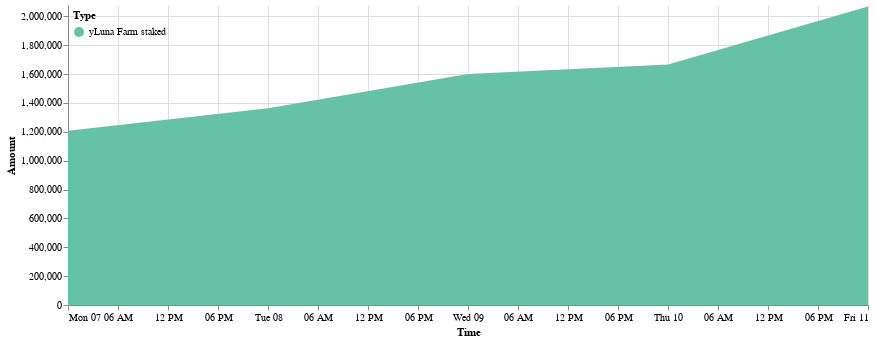

The notebook cell this image was saved under:
### Code cell
cp.get_yluna_time_area_chart(dp.daily_delta_stk_farm, 
               alt.Scale(scheme='set2'),
               min_date = dp.daily_delta_stk_farm.Time.min(),
               max_date = dp.daily_delta_stk_farm.Time.max(),
               top_padding = 10000
        ).properties(width=800).configure_view(strokeOpacity=0)

### Figure 1 — Vega-Lite specification as saved in the notebook (floating-point values rounded to 4 significant figures)
{"config": {"view": {"continuousWidth": 400, "continuousHeight": 300, "strokeOpacity": 0}}, "data": {"name": "data-2faeed5ec43a1bc0163c80aa2dcd2802"}, "mark": "area", "encoding": {"color": {"field": "Type", "legend": {"direction": "vertical", "legendY": 0, "orient": "none", "padding": 5}, "scale": {"scheme": "set2"}, "type": "nominal"}, "tooltip": [{"field": "Time", "format": "%Y-%m-%d", "type": "temporal"}, {"field": "Type", "type": "nominal"}, {"field": "Amount (millions)", "type": "nominal"}], "x": {"field": "Time", "scale": {"domain": ["2022-03-07", "2022-03-11"]}, "type": "temporal"}, "y": {"field": "Amount", "scale": {"domain": [0, 2079000.0]}, "type": "quantitative"}}, "width": 800, "$schema": "https://vega.github.io/schema/vega-lite/v4.17.0.json", "datasets": {"data-2faeed5ec43a1bc0163c80aa2dcd2802": [{"Time": "2022-03-07", "Amount signed": 1207000.0, "Amount": 1207000.0, "Type": "yLuna Farm staked", "Amount (millions)": "1.21M"}, {"Time": "2022-03-08", "Amount signed": 156200.0, "Amount": 1363000.0, "Type": "yLuna Farm staked", "Amount (millions)": "1.36M"}, {"Time": "2022-03-09", "Amount signed": 238400.0, "Amount": 1602000.0, "Type": "yLuna Farm staked", "Amount (millions)": "1.6M"}, {"Time": "2022-03-10", "Amount signed": 65680.0, "Amount": 1667000.0, "Type": "yLuna Farm staked", "Amount (millions)": "1.67M"}, {"Time": "2022-03-11", "Amount signed": 401800.0, "Amount": 2069000.0, "Type": "yLuna Farm staked", "Amount (millions)": "2.07M"}]}}
